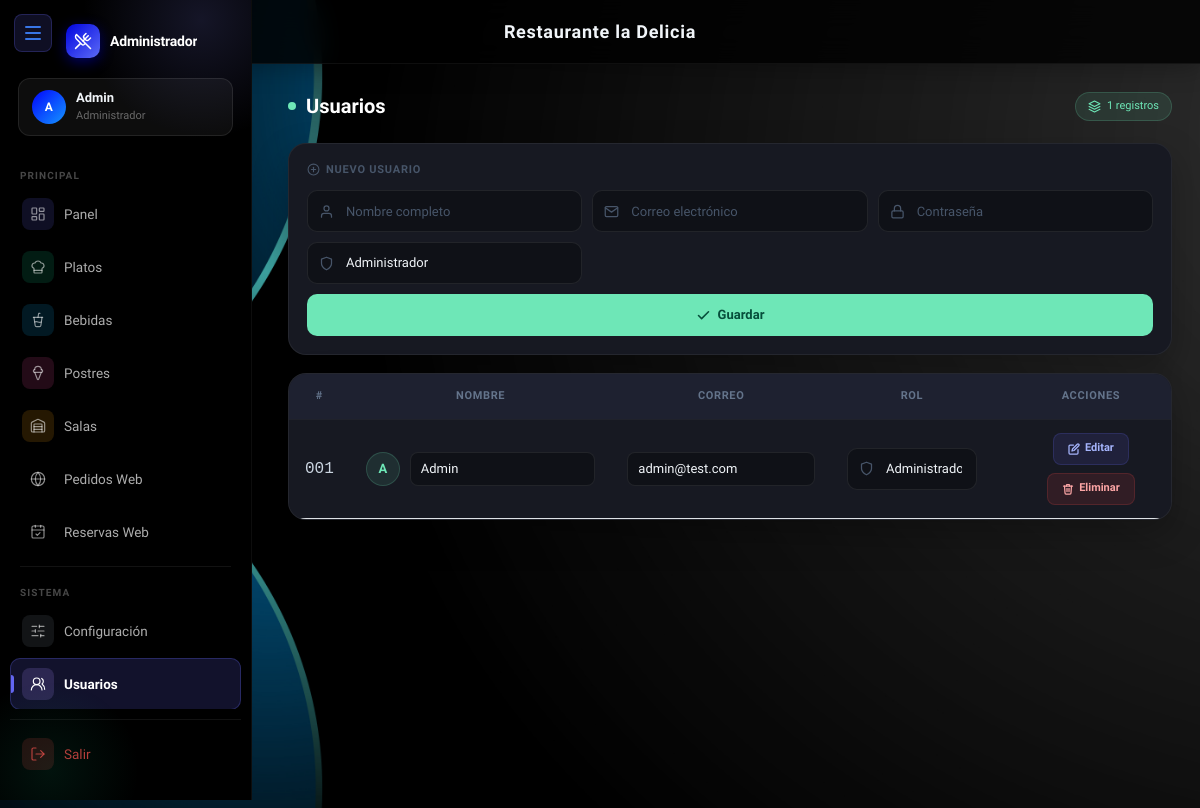
/views/usuarios.php (signed in), run on the app's committed database.
### tables this page shows
CREATE TABLE config (
  id INT AUTO_INCREMENT PRIMARY KEY,
  ruc VARCHAR(15) NOT NULL,
  nombre VARCHAR(255) NOT NULL,
  telefono VARCHAR(11) NOT NULL,
  direccion TEXT NOT NULL,
  mensaje VARCHAR(255) NOT NULL
);

CREATE TABLE usuarios (
  id INT AUTO_INCREMENT PRIMARY KEY,
  nombre VARCHAR(200) NOT NULL,
  correo VARCHAR(200) NOT NULL,
  pass VARCHAR(255) NOT NULL,
  rol VARCHAR(20) NOT NULL
);

### views/usuarios.php (the view, shortened to what this page needs)
<?php
require "../config/conexion.php";
$sql  = $conexion->query("SELECT * FROM usuarios");
$rows = $sql->fetchAll(PDO::FETCH_ASSOC);
?>
<!DOCTYPE html>
<html lang="es">
<head>
<link href="https://cdn.jsdelivr.net/npm/bootstrap@5.3.0/dist/css/bootstrap.min.css" rel="stylesheet">
</head>
<body>
<?php include "../includes/header.php"; ?>
<?php include "../includes/sidebar.php"; ?>
<div class="content-area">
    <div class="page-header">
        <h2 class="page-title">
            <span class="page-title-dot"></span>
            Usuarios
        </h2>
        <span class="badge-count">
            <svg viewBox="0 0 24 24" fill="none" stroke="currentColor" stroke-width="2" stroke-linecap="round" stroke-linejoin="round">
                <polygon points="12 2 2 7 12 12 22 7 12 2"/>
                <polyline points="2 17 12 22 22 17"/>
                <polyline points="2 12 12 17 22 12"/>
            </svg>
            <span><?= count($rows) ?> registros</span>
        </span>
    </div>
    <form action="../controllers/usuariosController.php" method="POST" class="form-card">
        <p class="form-card-label">
            <svg viewBox="0 0 24 24" fill="none" stroke="currentColor" stroke-width="2" stroke-linecap="round" stroke-linejoin="round">
                <circle cx="12" cy="12" r="10"/>
                <line x1="12" y1="8" x2="12" y2="16"/>
                <line x1="8"  y1="12" x2="16" y2="12"/>
            </svg>
            Nuevo usuario
        </p>
        <div class="form-grid">
            <div class="input-wrap">
                <input type="text" name="nombre" placeholder="Nombre completo" required>
            </div>
            <div class="input-wrap">
                <input type="email" name="correo" placeholder="Correo electrónico" required>
            </div>
            <div class="input-wrap">
                <input type="password" name="pass" placeholder="Contraseña" required>
            </div>
            <div class="select-wrap">
                <select name="rol" class="rol-select">
                    <option>Administrador</option>
                </select>
            </div>
            <button type="submit" class="btn-save">
                <svg viewBox="0 0 24 24" fill="none" stroke="currentColor" stroke-width="2.5" stroke-linecap="round" stroke-linejoin="round">
                    <polyline points="20 6 9 17 4 12"/>
                </svg>
                Guardar
            </button>
        </div>
    </form>
    <div class="table-card">
        <div class="table-wrap">
            <table class="table text-center align-middle">
                <thead>
                    <tr>
                        <th>#</th>
                        <th>Nombre</th>
                        <th>Correo</th>
                        <th>Rol</th>
                        <th>Acciones</th>
                    </tr>
                </thead>
                <tbody>
                <?php foreach ($rows as $row): ?>
                <tr>
                    <td class="td-id">
                        <?= str_pad($row['id'], 3, '0', STR_PAD_LEFT) ?>
                    </td>
                    <td>
                        <div class="user-name-cell" style="justify-content:center;">
                            <span class="user-avatar">
                                <?= mb_strtoupper(mb_substr($row['nombre'], 0, 1)) ?>
                            </span>
                            <input type="text"
                                   class="inline-input nombre"
                                   value="<?= htmlspecialchars($row['nombre']) ?>">
                        </div>
                    </td>
                    <td>
                        <input type="email"
                               class="inline-input correo"
                               value="<?= htmlspecialchars($row['correo']) ?>">
                    </td>
                    <td>
                        <div class="select-wrap" style="justify-content:center;">
                            <select class="rol-select rol" style="max-width:180px;">
                                <option <?= $row['rol'] === 'Administrador' ? 'selected' : '' ?>>Administrador</option>
                            </select>
                        </div>
                    </td>
                    <td>
                        <div class="actions">
                            <button class="btn-edit-row guardar" data-id="<?= $row['id'] ?>">
                                <svg viewBox="0 0 24 24" fill="none" stroke="currentColor" stroke-width="2.5" stroke-linecap="round" stroke-linejoin="round">
                                    <path d="M11 4H4a2 2 0 0 0-2 2v14a2 2 0 0 0 2 2h14a2 2 0 0 0 2-2v-7"/>
                                    <path d="M18.5 2.5a2.121 2.121 0 0 1 3 3L12 15l-4 1 1-4 9.5-9.5z"/>
                                </svg>
                                Editar
                            </button>
                            <a href="../controllers/usuariosController.php?eliminar=<?= $row['id'] ?>"
                               class="btn-delete-row"
                               onclick="return confirm('¿Eliminar este usuario?')">
                                <svg viewBox="0 0 24 24" fill="none" stroke="currentColor" stroke-width="2.5" stroke-linecap="round" stroke-linejoin="round">
                                    <polyline points="3 6 5 6 21 6"/>
                                    <path d="M19 6l-1 14a2 2 0 0 1-2 2H8a2 2 0 0 1-2-2L5 6"/>
                                    <path d="M10 11v6"/><path d="M14 11v6"/>
                                    <path d="M9 6V4a1 1 0 0 1 1-1h4a1 1 0 0 1 1 1v2"/>
                                </svg>
                                Eliminar
                            </a>
                        </div>
                    </td>
                </tr>
                <?php endforeach; ?>
                </tbody>
            </table>
        </div>
    </div>
</div>
</body>
</html>

### includes/header.php (shortened to what this page needs)
<?php
require "../config/conexion.php";
$config = $conexion->query("SELECT nombre FROM config LIMIT 1")->fetch();
?>
<nav class="navbar-custom" id="mainHeader">
    <span class="titulo-navbar">
        <?= htmlspecialchars($config['nombre'] ?? 'Panel') ?>
    </span>
</nav>

### includes/sidebar.php (shortened to what this page needs)
<?php
$rol     = $_SESSION['rol']     ?? '';
$usuario = $_SESSION['usuario'] ?? 'Usuario';
$partes   = explode(' ', trim($usuario));
$iniciales = strtoupper(
    (isset($partes[0]) ? mb_substr($partes[0], 0, 1) : '') .
    (isset($partes[1]) ? mb_substr($partes[1], 0, 1) : '')
);
?>
<button id="toggleTNBtn" onclick="toggleSidebar()" aria-label="Abrir menú">
    <div class="bar">
        <span></span><span></span><span></span>
    </div>
</button>
<div id="sidebar">
    <div class="sb-header">
        <div class="sb-logo-row">
            <div class="sb-logo-icon">
                <i data-lucide="utensils-crossed" style="width:18px;height:18px;stroke:#fff;stroke-width:2;"></i>
            </div>
            <span class="sb-logo-text">
                <?= ($rol === 'Administrador') ? 'Administrador' : 'Panel' ?>
            </span>
        </div>
        <div class="sb-user-card">
            <div class="sb-avatar"><?= htmlspecialchars($iniciales ?: '??') ?></div>
            <div>
                <div class="sb-user-name"><?= htmlspecialchars($usuario) ?></div>
                <div class="sb-user-role"><?= htmlspecialchars($rol ?: 'Usuario') ?></div>
            </div>
        </div>
    </div>
    <div class="sb-menu">
        <div class="sb-section-label">Principal</div>
        <a href="dashboard.php" class="sb-item <?= basename($_SERVER['PHP_SELF']) === 'dashboard.php' ? 'active' : '' ?>">
            <div class="sb-item-icon i-panel"><i data-lucide="layout-dashboard"></i></div>
            <span class="sb-item-label">Panel</span>
        </a>
        <a href="platos.php" class="sb-item <?= basename($_SERVER['PHP_SELF']) === 'platos.php' ? 'active' : '' ?>">
            <div class="sb-item-icon i-platos"><i data-lucide="chef-hat"></i></div>
            <span class="sb-item-label">Platos</span>
        </a>
        <a href="bebidas.php" class="sb-item <?= basename($_SERVER['PHP_SELF']) === 'bebidas.php' ? 'active' : '' ?>">
            <div class="sb-item-icon i-bebidas"><i data-lucide="cup-soda"></i></div>
            <span class="sb-item-label">Bebidas</span>
        </a>
        <a href="postres.php" class="sb-item <?= basename($_SERVER['PHP_SELF']) === 'postres.php' ? 'active' : '' ?>">
    <div class="sb-item-icon i-postres"><i data-lucide="ice-cream"></i></div>
    <span class="sb-item-label">Postres</span>
</a>
        <a href="salas.php" class="sb-item <?= basename($_SERVER['PHP_SELF']) === 'salas.php' ? 'active' : '' ?>">
            <div class="sb-item-icon i-salas"><i data-lucide="warehouse"></i></div>
            <span class="sb-item-label">Salas</span>
        </a>
        <a href="ver_pedidos_web.php" class="sb-item <?= basename($_SERVER['PHP_SELF']) === 'ver_pedidos_web.php' ? 'active' : '' ?>">
    <div class="sb-item-icon i-pedidos-web">
        <i data-lucide="globe"></i>
    </div>
    <span class="sb-item-label">Pedidos Web</span>
</a>
        <a href="reservas.php" class="sb-item <?= basename($_SERVER['PHP_SELF']) === 'reservas.php' ? 'active' : '' ?>">
    <div class="sb-item-icon i-reservas">
        <i data-lucide="calendar-check"></i>
    </div>
    <span class="sb-item-label">Reservas Web</span>
</a>
        <div class="sb-divider"></div>
        <div class="sb-section-label">Sistema</div>
        <a href="config.php" class="sb-item <?= basename($_SERVER['PHP_SELF']) === 'config.php' ? 'active' : '' ?>">
            <div class="sb-item-icon i-config"><i data-lucide="sliders-horizontal"></i></div>
            <span class="sb-item-label">Configuración</span>
        </a>
<a href="usuarios.php" class="sb-item <?= basename($_SERVER['PHP_SELF']) === 'usuarios.php' ? 'active' : '' ?>">
    <div class="sb-item-icon i-users"><i data-lucide="users-round"></i></div>
    <span class="sb-item-label">Usuarios</span>
</a>
    </div>
    <div class="sb-footer">
        <div class="sb-divider" style="margin: 0 0 8px;"></div>
        <a href="../controllers/logout.php" class="btn-salir">
            <div class="sb-salir-icon"><i data-lucide="log-out" style="width:16px;height:16px;stroke:rgba(239,68,68,.8);stroke-width:1.75;"></i></div>
            <span class="sb-salir-label">Salir</span>
        </a>
    </div>
</div>

### includes/header.php (style rules this page uses)
.navbar-custom { position: fixed; top: 0; left: 0; right: 0; z-index: 500; height: 64px; display: flex; align-items: center; justify-content: center; padding: 0 24px; background: rgba(0, 0, 0, 0.82); backdrop-filter: blur(14px); -webkit-backdrop-filter: blur(14px); border-bottom: 1px solid rgba(255, 255, 255, .055); box-shadow: 0 4px 24px rgba(0, 0, 0, .28); transform: translateY(0); transition: transform .35s cubic-bezier(.4, 0, .2, 1), opacity .35s ease, box-shadow .25s ease; will-change: transform; }
.navbar-custom::after { content: ""; position: absolute; bottom: 0; left: 50%; transform: translateX(-50%); width: 0; height: 2px; background: linear-gradient(90deg, transparent, #6ee7b7, transparent); border-radius: 999px; transition: width .4s ease; }
.titulo-navbar { font-family: 'Sora', sans-serif; font-size: 18px; font-weight: 700; letter-spacing: .04em; color: #f1f5f9; text-align: center; position: relative; display: inline-flex; align-items: center; gap: 10px; user-select: none; }
body { padding-top: 64px; }

### data on the page
config: nombre "Restaurante la Delicia"
usuarios: id "001", nombre "A", nombre "Admin", correo "admin@test.com", rol "Administrador"

### other printed values
$iniciales ?: '??' "A"
$usuario "Admin"
$rol ?: 'Usuario' "Administrador"
count($rows) "1"
